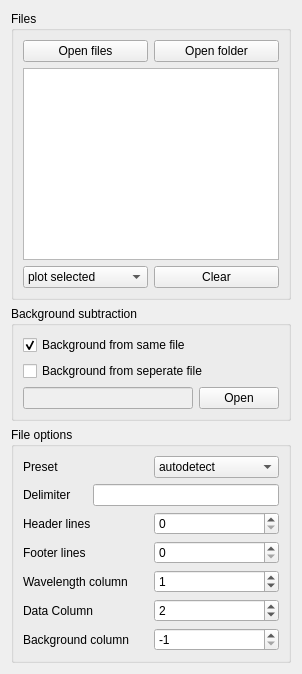
       <widget class="QWidget" name="files_tab">
        <attribute name="title">
         <string>Files</string>
        </attribute>
        <layout class="QVBoxLayout" name="verticalLayout_3">
         <item>
          <layout class="QHBoxLayout" name="horizontalLayout_2"/>
         </item>
         <item>
          <widget class="QGroupBox" name="groupBox_2">
           <property name="title">
            <string>Files</string>
           </property>
           <layout class="QVBoxLayout" name="verticalLayout_5">
            <item>
             <layout class="QHBoxLayout" name="horizontalLayout_35">
              <item>
               <widget class="QPushButton" name="button_open_files">
                <property name="text">
                 <string>Open files</string>
                </property>
               </widget>
              </item>
              <item>
               <widget class="QPushButton" name="button_open">
                <property name="text">
                 <string>Open folder</string>
                </property>
               </widget>
              </item>
             </layout>
            </item>
            <item>
             <widget class="QTreeWidget" name="file_list">
              <property name="contextMenuPolicy">
               <enum>Qt::CustomContextMenu</enum>
              </property>
              <property name="acceptDrops">
               <bool>true</bool>
              </property>
              <property name="styleSheet">
               <string notr="true">QFrame {background-image: url(:/images/background.png); 
              background-position: center center;
              background-repeat: no-repeat;
              background-color: white; 
};</string>
              </property>
              <property name="dragDropMode">
               <enum>QAbstractItemView::DropOnly</enum>
              </property>
              <property name="selectionMode">
               <enum>QAbstractItemView::ExtendedSelection</enum>
              </property>
              <property name="columnCount">
               <number>1</number>
              </property>
              <attribute name="headerVisible">
               <bool>false</bool>
              </attribute>
              <attribute name="headerDefaultSectionSize">
               <number>97</number>
              </attribute>
              <attribute name="headerStretchLastSection">
               <bool>false</bool>
              </attribute>
              <column>
               <property name="text">
                <string notr="true">1</string>
               </property>
              </column>
             </widget>
            </item>
            <item>
             <layout class="QHBoxLayout" name="horizontalLayout_9">
              <item>
               <widget class="QComboBox" name="plot_combobox">
                <property name="currentText">
                 <string>plot selected</string>
                </property>
                <item>
                 <property name="text">
                  <string>plot selected</string>
                 </property>
                </item>
                <item>
                 <property name="text">
                  <string>plot checked</string>
                 </property>
                </item>
               </widget>
              </item>
              <item>
               <widget class="QPushButton" name="clear_file_list">
                <property name="text">
                 <string>Clear</string>
                </property>
               </widget>
              </item>
             </layout>
            </item>
           </layout>
          </widget>
         </item>
         <item>
          <widget class="QGroupBox" name="groupBox_4">
           <property name="title">
            <string>Background subtraction</string>
           </property>
           <layout class="QVBoxLayout" name="verticalLayout_9">
            <item>
             <widget class="QCheckBox" name="bg_internal_check">
              <property name="text">
               <string>Background from same file</string>
              </property>
              <property name="checked">
               <bool>true</bool>
              </property>
             </widget>
            </item>
            <item>
             <widget class="QCheckBox" name="bg_extra_check">
              <property name="text">
               <string>Background from seperate file</string>
              </property>
             </widget>
            </item>
            <item>
             <layout class="QHBoxLayout" name="horizontalLayout_21">
              <item>
               <widget class="QLineEdit" name="bg_extra_ledit">
                <property name="enabled">
                 <bool>false</bool>
                </property>
               </widget>
              </item>
              <item>
               <widget class="QPushButton" name="bg_extra_btn">
                <property name="text">
                 <string>Open</string>
                </property>
               </widget>
              </item>
             </layout>
            </item>
           </layout>
          </widget>
         </item>
         <item>
          <widget class="QGroupBox" name="file_opt_group">
           <property name="title">
            <string>File options</string>
           </property>
           <layout class="QVBoxLayout" name="verticalLayout_2">
            <item>
             <layout class="QHBoxLayout" name="horizontalLayout_3">
              <item>
               <widget class="QLabel" name="label">
                <property name="text">
                 <string>Preset</string>
                </property>
               </widget>
              </item>
              <item>
               <widget class="QComboBox" name="comboBox">
                <item>
                 <property name="text">
                  <string>autodetect</string>
                 </property>
                </item>
                <item>
                 <property name="text">
                  <string>custom</string>
                 </property>
                </item>
                <item>
                 <property name="text">
                  <string>Avantes</string>
                 </property>
                </item>
                <item>
                 <property name="text">
                  <string>OceanOptics</string>
                 </property>
                </item>
               </widget>
              </item>
             </layout>
            </item>
            <item>
             <layout class="QHBoxLayout" name="horizontalLayout_4">
              <item>
               <widget class="QLabel" name="label_2">
                <property name="text">
                 <string>Delimiter     </string>
                </property>
               </widget>
              </item>
              <item>
               <widget class="QLineEdit" name="lineEdit"/>
              </item>
             </layout>
            </item>
            <item>
             <layout class="QHBoxLayout" name="horizontalLayout_5">
              <item>
               <widget class="QLabel" name="label_3">
                <property name="text">
                 <string>Header lines</string>
                </property>
               </widget>
              </item>
              <item>
               <widget class="QSpinBox" name="spinBox_5"/>
              </item>
             </layout>
            </item>
            <item>
             <layout class="QHBoxLayout" name="horizontalLayout_13">
              <item>
               <widget class="QLabel" name="label_8">
                <property name="text">
                 <string>Footer lines</string>
                </property>
               </widget>
              </item>
              <item>
               <widget class="QSpinBox" name="spinBox_4"/>
              </item>
             </layout>
            </item>
            <item>
             <layout class="QHBoxLayout" name="horizontalLayout_10">
              <item>
               <widget class="QLabel" name="label_6">
                <property name="text">
                 <string>Wavelength column</string>
                </property>
               </widget>
              </item>
              <item>
               <widget class="QSpinBox" name="spinBox">
                <property name="value">
                 <number>1</number>
                </property>
               </widget>
              </item>
             </layout>
            </item>
            <item>
             <layout class="QHBoxLayout" name="horizontalLayout_11">
              <item>
               <widget class="QLabel" name="label_5">
                <property name="text">
                 <string>Data Column</string>
                </property>
               </widget>
              </item>
              <item>
               <widget class="QSpinBox" name="spinBox_2">
                <property name="value">
                 <number>2</number>
                </property>
               </widget>
              </item>
             </layout>
            </item>
            <item>
             <layout class="QHBoxLayout" name="horizontalLayout_12">
              <item>
               <widget class="QLabel" name="label_7">
                <property name="text">
                 <string>Background column</string>
                </property>
               </widget>
              </item>
              <item>
               <widget class="QSpinBox" name="spinBox_3">
                <property name="minimum">
                 <number>-1</number>
                </property>
                <property name="value">
                 <number>-1</number>
                </property>
               </widget>
              </item>
             </layout>
            </item>
           </layout>
          </widget>
         </item>
        </layout>
       </widget>
